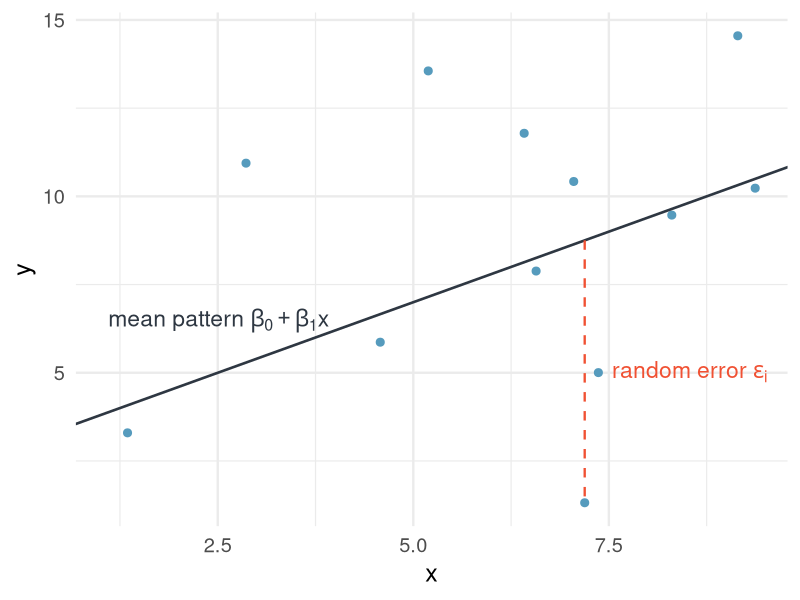
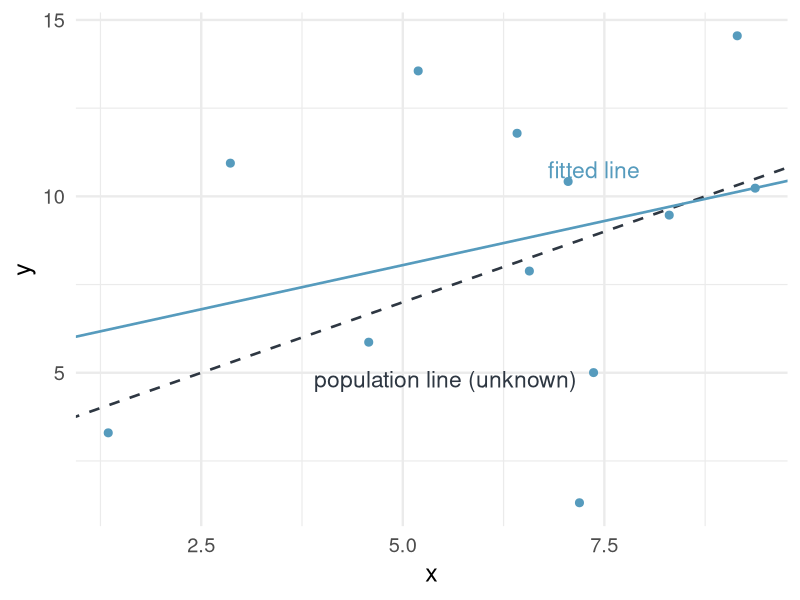

Reproduce these figures in R, in order.
# Simulated small-sample example for the model-decomposition and
# population-vs-fitted figures. Small n so the fitted line visibly
# differs from the population line.
library(tidyverse)
set.seed(42)
n <- 12
b0 <- 3; b1 <- 0.8; sigma <- 2.8
dat <- tibble(x = runif(n, 0, 10), y = b0 + b1 * x + rnorm(n, sd = sigma))
fit <- lm(y ~ x, data = dat)
cat(sprintf("fitted: intercept=%.2f slope=%.2f (true: %.1f, %.1f)\n",
            coef(fit)[1], coef(fit)[2], b0, b1))

base <- ggplot(dat, aes(x, y)) +
  geom_point(color = "#569BBD", size = 2.4) +
  theme_minimal(base_size = 18) + labs(x = "x", y = "y")

# decomposition: mean line + one highlighted error
i <- which.max(abs(resid(fit)))
p1 <- base +
  geom_abline(intercept = b0, slope = b1, linewidth = 0.9, color = "#2E3742") +
  annotate("segment", x = dat$x[i], xend = dat$x[i],
           y = b0 + b1 * dat$x[i], yend = dat$y[i],
           linetype = "dashed", color = "#F05133", linewidth = 0.8) +
  annotate("text", x = dat$x[i] + 0.35, y = (dat$y[i] + b0 + b1 * dat$x[i]) / 2,
           label = "random~error~epsilon[i]", parse = TRUE, hjust = 0, color = "#F05133", size = 5.8) +
  annotate("text", x = 1.1, y = b0 + b1 * 1.1 + 2.6,
           label = "mean~pattern~beta[0] + beta[1] * x", parse = TRUE, hjust = 0, size = 5.8, color = "#2E3742")
ggsave("figures/lecture3_model_decomposition.png", p1, width = 7.6, height = 4.4, dpi = 150)

# population vs fitted
p2 <- base +
  geom_abline(intercept = b0, slope = b1, linewidth = 0.9, color = "#2E3742", linetype = "dashed") +
  geom_abline(intercept = coef(fit)[1], slope = coef(fit)[2], linewidth = 0.9, color = "#569BBD") +
  annotate("text", x = 3.9, y = b0 + b1 * 3.9 - 1.3, label = "population line (unknown)",
           hjust = 0, size = 5.8, color = "#2E3742") +
  annotate("text", x = 6.8, y = coef(fit)[1] + coef(fit)[2] * 10.4, label = "fitted line",
           hjust = 0, size = 5.8, color = "#569BBD")
ggsave("figures/lecture3_population_vs_fitted.png", p2, width = 7.6, height = 4.4, dpi = 150)
cat("wrote both figures\n")
